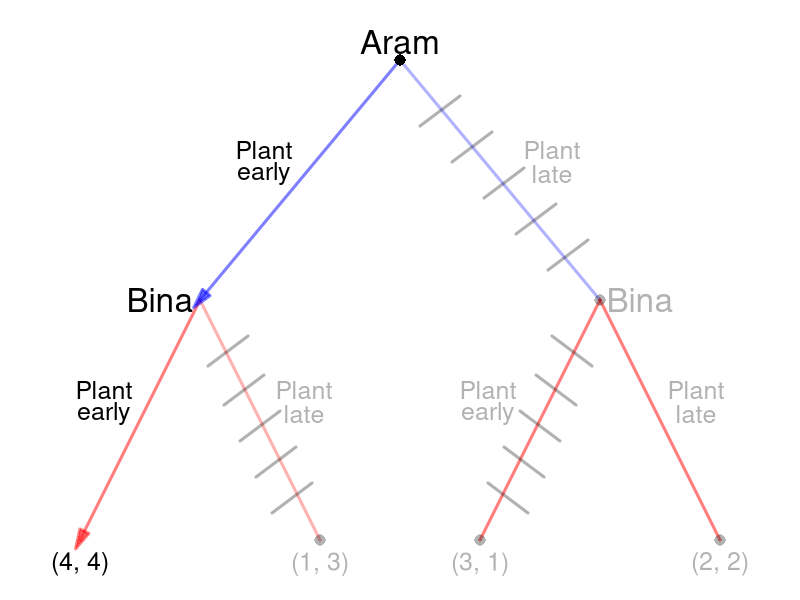

The R source for this figure:
require(shape)
pdf(file = "people/sequential_palanpur_solved.pdf", width = 9, height = 7)

#Set parameters for graphics
axislabelsize <- 1.5
labelsize <- 2
actionlabelsize <- 1.5
graphlinewidth <- 3
segmentlinewidth <- 2
nodesize <- 1.5
fadelevel <- 0.3

COL <- c("#7fc97f", "#beaed4", "#fdc086", "#ffff99", "#386cb0", "#f0027f", "#bf5b17", "#666666")
COLA <- c("#99d8c9","#66c2a4","#41ae76", "#238b45", "#005824")
COLB <- c("#4eb3d3", "#2b8cbe", "#0868ac","#084081")

par(mar =  c(0, 0, 0, 0))

xlims <- c(0, 10)
ylims <- c(0, 10)

npts <- 501 
x <- seq(xlims[1], xlims[2], length.out = npts)
y <- seq(ylims[1], ylims[2], length.out = npts) 

plot(0, 0, xlim = xlims, ylim = ylims, type = "n",
     xlab = expression(paste("")),
     ylab = expression(paste("")), 
     xaxt = "n", 
     yaxt = "n", 
     cex.lab = axislabelsize, 
     bty = "n",
     xaxs="i", 
     yaxs="i")

ticksy <- seq(from = 0, to = ylims[2], by = 2)
ylabels <- seq(from = 0, to = ylims[2], by = 2)
ticksx <- seq(from = 0, to = xlims[2], by = 2)
xlabels <- seq(from = 0, to = xlims[2], by = 2)

#segments(5, 9, 2.5, 5, lty = 1, col = rgb(0, 0, 1, 0.5), lwd = graphlinewidth)
#Plant late
segments(5, 9, 7.5, 5, lty = 1, col = rgb(0, 0, 1, fadelevel), lwd = graphlinewidth)

#Branches for Bina
#From Aram planting early
#Bina plants early
Arrows(2.5, 5, 1, 1, col = rgb(1, 0, 0, 0.5), lty = 1, lwd = 3, arr.type = "triangle")
#segments(2.5, 5, 1, 1, lty = 1, col = rgb(1, 0, 0, 0.5), lwd = graphlinewidth)
#Bina plants late
segments(2.5, 5, 4, 1, lty = 1, col = rgb(1, 0, 0, fadelevel), lwd = graphlinewidth)

#Branches for Aram
#Plant early
Arrows(5, 9, 2.5, 5, col = rgb(0, 0, 1, 0.5), lty = 1, lwd = 3, arr.type = "triangle")


#From Aram plants late
#Bina plants early
segments(7.5, 5, 6, 1, lty = 1, col = rgb(1, 0, 0, 0.5), lwd = graphlinewidth)


#Bina plants late
segments(7.5, 5, 9, 1, lty = 1, col = rgb(1, 0, 0, 0.5), lwd = graphlinewidth)

#Initial node
points(5, 9, pch = 16, col = "black", cex = nodesize)

#P1 Nodes
#points(2.5, 5, pch = 16, col = "black", cex = nodesize)
points(7.5, 5, pch = 16, col = rgb(0,0,0,fadelevel), cex = nodesize)

#P2 Terminal Nodes
#points(1, 1, pch = 16, col = "black", cex = nodesize)
points(4, 1, pch = 16, col = rgb(0,0,0,fadelevel), cex = nodesize)
points(6, 1, pch = 16, col = rgb(0,0,0,fadelevel), cex = nodesize)
points(9, 1, pch = 16, col = rgb(0,0,0,fadelevel), cex = nodesize)

text(5, 9.3, expression(paste("Aram")), cex = labelsize)

text(3.3, 7.5, expression(paste("Plant")), cex = actionlabelsize)
text(3.3, 7.1, expression(paste("early")), cex = actionlabelsize)
text(6.9, 7.5, expression(paste("Plant")), cex = actionlabelsize, col = rgb(0, 0, 0, fadelevel))
text(6.9, 7.1, expression(paste("late")), cex = actionlabelsize, col = rgb(0, 0, 0, fadelevel))


text(2, 5, expression(paste("Bina")), cex = labelsize)
text(1.3, 3.5, expression(paste("Plant")), cex = actionlabelsize)
text(1.3, 3.1, expression(paste("early")), cex = actionlabelsize)
text(3.8, 3.5, expression(paste("Plant")), cex = actionlabelsize, col = rgb(0,0,0,fadelevel))
text(3.8, 3.1, expression(paste("late")), cex = actionlabelsize, col = rgb(0,0,0,fadelevel))


text(8, 5, expression(paste("Bina")), cex = labelsize, col = rgb(0,0,0,fadelevel))
text(6.1, 3.5, expression(paste("Plant")), cex = actionlabelsize, col = rgb(0,0,0,fadelevel))
text(6.1, 3.1, expression(paste("early")), cex = actionlabelsize, col = rgb(0,0,0,fadelevel))
text(8.7, 3.5, expression(paste("Plant")), cex = actionlabelsize, col = rgb(0,0,0,fadelevel))
text(8.7, 3.1, expression(paste("late")), cex = actionlabelsize, col = rgb(0,0,0,fadelevel))

#Payoffs 
text(1, .6, expression("(4, 4)"), cex = actionlabelsize)
text(4, .6, expression("(1, 3)"), cex = actionlabelsize ,col = rgb(0,0,0,fadelevel))
text(6, .6, expression("(3, 1)"), cex = actionlabelsize, col = rgb(0,0,0,fadelevel))
text(9, .6, expression("(2, 2)"), cex = actionlabelsize, col = rgb(0,0,0,fadelevel))

#Cutting branch plant late when A plants early
segments(2.6, 3.9, 3.1, 4.4, lty = 1, col = rgb(0,0,0,fadelevel), lwd = graphlinewidth)
segments(2.8, 3.25, 3.3, 3.75, lty = 1, col = rgb(0,0,0,fadelevel), lwd = graphlinewidth)
segments(3, 2.65, 3.5, 3.15, lty = 1, col = rgb(0,0,0,fadelevel), lwd = graphlinewidth)
segments(3.2, 2.05, 3.7, 2.55, lty = 1, col = rgb(0,0,0,fadelevel), lwd = graphlinewidth)
segments(3.4, 1.45, 3.9, 1.95, lty = 1, col = rgb(0,0,0,fadelevel), lwd = graphlinewidth)


#Cutting branch plant late when A plants
segments(7.4, 3.9, 6.9, 4.4, lty = 1, col = rgb(0,0,0,fadelevel), lwd = graphlinewidth)
segments(7.2, 3.25, 6.7, 3.75, lty = 1, col = rgb(0,0,0,fadelevel), lwd = graphlinewidth)
segments(7, 2.65, 6.5, 3.15, lty = 1, col = rgb(0,0,0,fadelevel), lwd = graphlinewidth)
segments(6.8, 2.05, 6.3, 2.55, lty = 1, col = rgb(0,0,0,fadelevel), lwd = graphlinewidth)
segments(6.6, 1.45, 6.1, 1.95, lty = 1, col = rgb(0,0,0,fadelevel), lwd = graphlinewidth)

#Cutting branch plant late for A given B's actions
segments(5.25, 7.9, 5.75, 8.4, lty = 1, col = rgb(0,0,0,fadelevel), lwd = graphlinewidth)
segments(5.65, 7.3, 6.15, 7.8, lty = 1, col = rgb(0,0,0,fadelevel), lwd = graphlinewidth)
segments(6.05, 6.7, 6.55, 7.2, lty = 1, col = rgb(0,0,0,fadelevel), lwd = graphlinewidth)
segments(6.45, 6.1, 6.95, 6.6, lty = 1, col = rgb(0,0,0,fadelevel), lwd = graphlinewidth)
segments(6.85, 5.5, 7.35, 6, lty = 1, col = rgb(0,0,0,fadelevel), lwd = graphlinewidth)


dev.off()
